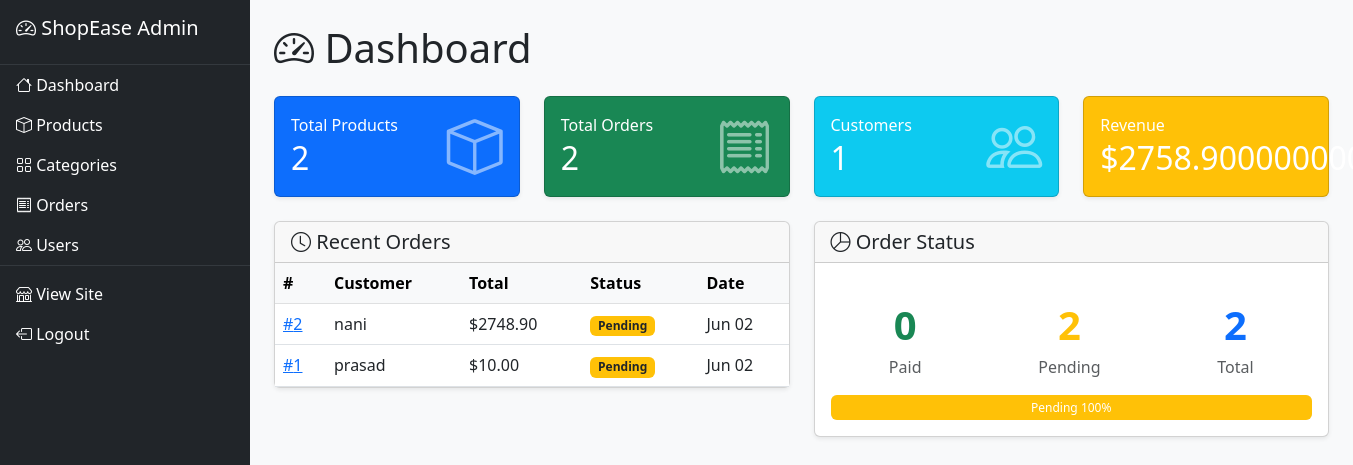
The app's page /dashboard/ (signed in) with its own data.
### store/models.py (models this page shows, shortened)
class Order(models.Model):
    STATUS_CHOICES = [
        ('pending', 'Pending'),
        ('processing', 'Processing'),
        ('shipped', 'Shipped'),
        ('delivered', 'Delivered'),
        ('cancelled', 'Cancelled'),
    ]
    user = models.ForeignKey(User, on_delete=models.CASCADE, null=True, blank=True)
    full_name = models.CharField(max_length=200)
    email = models.EmailField()
    address = models.TextField()
    city = models.CharField(max_length=100)
    postal_code = models.CharField(max_length=20)
    phone = models.CharField(max_length=20)
    total = models.DecimalField(max_digits=10, decimal_places=2, default=0)
    shipping_cost = models.DecimalField(max_digits=10, decimal_places=2, default=0)
    tax = models.DecimalField(max_digits=10, decimal_places=2, default=0)
    status = models.CharField(max_length=20, choices=STATUS_CHOICES, default='pending')
    paid = models.BooleanField(default=False)
    created_at = models.DateTimeField(auto_now_add=True)
    updated_at = models.DateTimeField(auto_now=True)
    class Meta:
        ordering = ['-created_at']

### store/views_admin.py (the view)
# urls.py: path('dashboard/', views_admin.dashboard, name='dashboard'),
@staff_member_required
def dashboard(request):
    total_products = Product.objects.count()
    total_orders = Order.objects.count()
    total_customers = User.objects.filter(is_staff=False).count()
    total_revenue = Order.objects.aggregate(Sum('total'))['total__sum'] or 0
    paid_orders = Order.objects.filter(paid=True).count()
    pending_orders = Order.objects.filter(paid=False).count()
    recent_orders = Order.objects.all()[:5]
    context = {
        'total_products': total_products,
        'total_orders': total_orders,
        'total_customers': total_customers,
        'total_revenue': total_revenue,
        'paid_orders': paid_orders,
        'pending_orders': pending_orders,
        'recent_orders': recent_orders,
    }
    return render(request, 'admin_dashboard/dashboard.html', context)

### store/context_processors.py (called while the page is built)
def cart_count(request):
    count = 0
    if request.user.is_authenticated:
        cart = Cart.objects.filter(user=request.user).first()
    elif request.session.session_key:
        cart = Cart.objects.filter(session_key=request.session.session_key).first()
    else:
        cart = None
    if cart:
        count = sum(item.quantity for item in cart.items.all())
    return {'cart_count': count}

### templates/admin_dashboard/dashboard.html (shortened to what this page needs)
{% extends 'admin_dashboard/base_admin.html' %}
{% block content %}
<h1 class="mb-4"><i class="bi bi-speedometer2"></i> Dashboard</h1>
<div class="row g-4 mb-4">
    <div class="col-md-3">
        <div class="card bg-primary text-white shadow-sm">
            <div class="card-body d-flex justify-content-between align-items-center">
                <div>
                    <h6 class="card-title mb-1">Total Products</h6>
                    <h2 class="mb-0">{{ total_products }}</h2>
                </div>
                <i class="bi bi-box display-4 opacity-50"></i>
            </div>
        </div>
    </div>
    <div class="col-md-3">
        <div class="card bg-success text-white shadow-sm">
            <div class="card-body d-flex justify-content-between align-items-center">
                <div>
                    <h6 class="card-title mb-1">Total Orders</h6>
                    <h2 class="mb-0">{{ total_orders }}</h2>
                </div>
                <i class="bi bi-receipt display-4 opacity-50"></i>
            </div>
        </div>
    </div>
    <div class="col-md-3">
        <div class="card bg-info text-white shadow-sm">
            <div class="card-body d-flex justify-content-between align-items-center">
                <div>
                    <h6 class="card-title mb-1">Customers</h6>
                    <h2 class="mb-0">{{ total_customers }}</h2>
                </div>
                <i class="bi bi-people display-4 opacity-50"></i>
            </div>
        </div>
    </div>
    <div class="col-md-3">
        <div class="card bg-warning text-white shadow-sm">
            <div class="card-body d-flex justify-content-between align-items-center">
                <div>
                    <h6 class="card-title mb-1">Revenue</h6>
                    <h2 class="mb-0">${{ total_revenue }}</h2>
                </div>
            </div>
        </div>
    </div>
</div>
<div class="row g-4">
    <div class="col-md-6">
        <div class="card shadow-sm">
            <div class="card-header">
                <h5 class="mb-0"><i class="bi bi-clock"></i> Recent Orders</h5>
            </div>
            <div class="card-body p-0">
                <table class="table table-hover mb-0">
                    <thead class="table-light">
                        <tr>
                            <th>#</th>
                            <th>Customer</th>
                            <th>Total</th>
                            <th>Status</th>
                            <th>Date</th>
                        </tr>
                    </thead>
                    <tbody>
                        {% for order in recent_orders %}
                            <tr>
                                <td><a href="{% url 'admin_order_detail' order.id %}">#{{ order.id }}</a></td>
                                <td>{{ order.full_name }}</td>
                                <td>${{ order.total }}</td>
                                <td>
                                    <span class="badge bg-{% if order.status == 'pending' %}warning text-dark{% elif order.status == 'processing' %}info{% elif order.status == 'shipped' %}primary{% elif order.status == 'delivered' %}success{% else %}danger{% endif %}">{{ order.get_status_display }}</span>
                                </td>
                                <td>{{ order.created_at|date:"M d" }}</td>
                            </tr>
                        {% empty %}
                            <tr><td colspan="5" class="text-center text-muted py-3">No orders yet</td></tr>
                        {% endfor %}
                    </tbody>
                </table>
            </div>
        </div>
    </div>
    <div class="col-md-6">
        <div class="card shadow-sm">
            <div class="card-header">
                <h5 class="mb-0"><i class="bi bi-pie-chart"></i> Order Status</h5>
            </div>
            <div class="card-body">
                <div class="d-flex justify-content-around text-center py-3">
                    <div>
                        <div class="fs-1 fw-bold text-success">{{ paid_orders }}</div>
                        <span class="text-muted">Paid</span>
                    </div>
                    <div>
                        <div class="fs-1 fw-bold text-warning">{{ pending_orders }}</div>
                        <span class="text-muted">Pending</span>
                    </div>
                    <div>
                        <div class="fs-1 fw-bold text-primary">{{ total_orders }}</div>
                        <span class="text-muted">Total</span>
                    </div>
                </div>
                {% if total_orders %}
                    <div class="progress" style="height: 25px;">
                        <div class="progress-bar bg-warning" style="width: {% widthratio pending_orders total_orders 100 %}%">
                            Pending {% widthratio pending_orders total_orders 100 %}%
                        </div>
                    </div>
                {% endif %}
            </div>
        </div>
    </div>
</div>
{% endblock %}

### static/css/style.css (style rules this page uses)
body { background-color: #f8f9fa; min-height: 100vh; display: flex; flex-direction: column; }

### records on screen
Order: id "2", full_name "nani", total "2748.90", status "Pending", created_at "Jun 02"
Order: id "1", full_name "prasad", total "10.00", status "Pending", created_at "Jun 02"

### other values on screen
{{ total_products }} "2"
{{ total_orders }} "2"
{{ total_customers }} "1"
{{ paid_orders }} "0"
{{ pending_orders }} "2"
